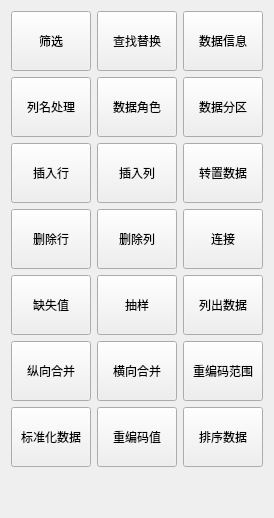
          <widget class="QWidget" name="page_data">
           <layout class="QGridLayout" name="gridLayout">
            <item row="12" column="3">
             <spacer name="verticalSpacer">
              <property name="orientation">
               <enum>Qt::Vertical</enum>
              </property>
              <property name="sizeHint" stdset="0">
               <size>
                <width>20</width>
                <height>40</height>
               </size>
              </property>
             </spacer>
            </item>
            <item row="6" column="3">
             <widget class="QToolButton" name="btn_data_merge_horizontal">
              <property name="minimumSize">
               <size>
                <width>80</width>
                <height>60</height>
               </size>
              </property>
              <property name="maximumSize">
               <size>
                <width>80</width>
                <height>60</height>
               </size>
              </property>
              <property name="toolTip">
               <string>组合表</string>
              </property>
              <property name="text">
               <string>横向合并</string>
              </property>
              <property name="icon">
               <iconset resource="../pyqtsource.qrc">
                <normaloff>:/pyqt/source/images/lc_togglemergecells.png</normaloff>:/pyqt/source/images/lc_togglemergecells.png</iconset>
              </property>
              <property name="iconSize">
               <size>
                <width>32</width>
                <height>32</height>
               </size>
              </property>
              <property name="toolButtonStyle">
               <enum>Qt::ToolButtonTextUnderIcon</enum>
              </property>
             </widget>
            </item>
            <item row="1" column="3">
             <widget class="QToolButton" name="btn_data_role">
              <property name="minimumSize">
               <size>
                <width>80</width>
                <height>60</height>
               </size>
              </property>
              <property name="maximumSize">
               <size>
                <width>80</width>
                <height>60</height>
               </size>
              </property>
              <property name="text">
               <string>数据角色</string>
              </property>
              <property name="icon">
               <iconset resource="../pyqtsource.qrc">
                <normaloff>:/pyqt/source/images/lc_renametable.png</normaloff>:/pyqt/source/images/lc_renametable.png</iconset>
              </property>
              <property name="iconSize">
               <size>
                <width>32</width>
                <height>32</height>
               </size>
              </property>
              <property name="toolButtonStyle">
               <enum>Qt::ToolButtonTextUnderIcon</enum>
              </property>
             </widget>
            </item>
            <item row="0" column="4">
             <widget class="QToolButton" name="btn_data_info">
              <property name="minimumSize">
               <size>
                <width>80</width>
                <height>60</height>
               </size>
              </property>
              <property name="maximumSize">
               <size>
                <width>80</width>
                <height>60</height>
               </size>
              </property>
              <property name="toolTip">
               <string>列出表特征</string>
              </property>
              <property name="text">
               <string>数据信息</string>
              </property>
              <property name="icon">
               <iconset resource="../pyqtsource.qrc">
                <normaloff>:/pyqt/source/images/NavOverFlow_Info.png</normaloff>:/pyqt/source/images/NavOverFlow_Info.png</iconset>
              </property>
              <property name="iconSize">
               <size>
                <width>32</width>
                <height>32</height>
               </size>
              </property>
              <property name="toolButtonStyle">
               <enum>Qt::ToolButtonTextUnderIcon</enum>
              </property>
             </widget>
            </item>
            <item row="4" column="1">
             <widget class="QToolButton" name="btn_data_missing_value">
              <property name="minimumSize">
               <size>
                <width>80</width>
                <height>60</height>
               </size>
              </property>
              <property name="maximumSize">
               <size>
                <width>80</width>
                <height>60</height>
               </size>
              </property>
              <property name="text">
               <string>缺失值</string>
              </property>
              <property name="icon">
               <iconset resource="../pyqtsource.qrc">
                <normaloff>:/pyqt/source/images/dbdistinctvalues.png</normaloff>:/pyqt/source/images/dbdistinctvalues.png</iconset>
              </property>
              <property name="iconSize">
               <size>
                <width>32</width>
                <height>32</height>
               </size>
              </property>
              <property name="toolButtonStyle">
               <enum>Qt::ToolButtonTextUnderIcon</enum>
              </property>
             </widget>
            </item>
            <item row="7" column="1">
             <widget class="QToolButton" name="btn_data_standard">
              <property name="minimumSize">
               <size>
                <width>80</width>
                <height>60</height>
               </size>
              </property>
              <property name="maximumSize">
               <size>
                <width>80</width>
                <height>60</height>
               </size>
              </property>
              <property name="text">
               <string>标准化数据</string>
              </property>
              <property name="icon">
               <iconset resource="../pyqtsource.qrc">
                <normaloff>:/pyqt/source/images/lc_dataarearefresh.png</normaloff>:/pyqt/source/images/lc_dataarearefresh.png</iconset>
              </property>
              <property name="iconSize">
               <size>
                <width>32</width>
                <height>32</height>
               </size>
              </property>
              <property name="toolButtonStyle">
               <enum>Qt::ToolButtonTextUnderIcon</enum>
              </property>
             </widget>
            </item>
            <item row="0" column="1">
             <widget class="QToolButton" name="btn_data_row_filter">
              <property name="minimumSize">
               <size>
                <width>80</width>
                <height>60</height>
               </size>
              </property>
              <property name="maximumSize">
               <size>
                <width>80</width>
                <height>60</height>
               </size>
              </property>
              <property name="text">
               <string>筛选</string>
              </property>
              <property name="icon">
               <iconset resource="../pyqtsource.qrc">
                <normaloff>:/pyqt/source/images/formfilternavigator.png</normaloff>:/pyqt/source/images/formfilternavigator.png</iconset>
              </property>
              <property name="iconSize">
               <size>
                <width>32</width>
                <height>32</height>
               </size>
              </property>
              <property name="toolButtonStyle">
               <enum>Qt::ToolButtonTextUnderIcon</enum>
              </property>
             </widget>
            </item>
            <item row="4" column="3">
             <widget class="QToolButton" name="btn_data_sample">
              <property name="minimumSize">
               <size>
                <width>80</width>
                <height>60</height>
               </size>
              </property>
              <property name="maximumSize">
               <size>
                <width>80</width>
                <height>60</height>
               </size>
              </property>
              <property name="toolTip">
               <string>选择随机抽样</string>
              </property>
              <property name="text">
               <string>抽样</string>
              </property>
              <property name="icon">
               <iconset resource="../pyqtsource.qrc">
                <normaloff>:/pyqt/source/images/transition-random.png</normaloff>:/pyqt/source/images/transition-random.png</iconset>
              </property>
              <property name="iconSize">
               <size>
                <width>32</width>
                <height>32</height>
               </size>
              </property>
              <property name="toolButtonStyle">
               <enum>Qt::ToolButtonTextUnderIcon</enum>
              </property>
             </widget>
            </item>
            <item row="6" column="1">
             <widget class="QToolButton" name="btn_data_merge_vertical">
              <property name="minimumSize">
               <size>
                <width>80</width>
                <height>60</height>
               </size>
              </property>
              <property name="maximumSize">
               <size>
                <width>80</width>
                <height>60</height>
               </size>
              </property>
              <property name="toolTip">
               <string>组合表</string>
              </property>
              <property name="text">
               <string>纵向合并</string>
              </property>
              <property name="icon">
               <iconset resource="../pyqtsource.qrc">
                <normaloff>:/pyqt/source/images/mergedocuments.png</normaloff>:/pyqt/source/images/mergedocuments.png</iconset>
              </property>
              <property name="iconSize">
               <size>
                <width>32</width>
                <height>32</height>
               </size>
              </property>
              <property name="toolButtonStyle">
               <enum>Qt::ToolButtonTextUnderIcon</enum>
              </property>
             </widget>
            </item>
            <item row="1" column="4">
             <widget class="QToolButton" name="btn_data_partition">
              <property name="minimumSize">
               <size>
                <width>80</width>
                <height>60</height>
               </size>
              </property>
              <property name="maximumSize">
               <size>
                <width>80</width>
                <height>60</height>
               </size>
              </property>
              <property name="toolTip">
               <string>分区数据</string>
              </property>
              <property name="text">
               <string>数据分区</string>
              </property>
              <property name="icon">
               <iconset resource="../pyqtsource.qrc">
                <normaloff>:/pyqt/source/images/graphicfilterpopart.png</normaloff>:/pyqt/source/images/graphicfilterpopart.png</iconset>
              </property>
              <property name="iconSize">
               <size>
                <width>32</width>
                <height>32</height>
               </size>
              </property>
              <property name="toolButtonStyle">
               <enum>Qt::ToolButtonTextUnderIcon</enum>
              </property>
             </widget>
            </item>
            <item row="7" column="3">
             <widget class="QToolButton" name="btn_data_column_encode">
              <property name="minimumSize">
               <size>
                <width>80</width>
                <height>60</height>
               </size>
              </property>
              <property name="maximumSize">
               <size>
                <width>80</width>
                <height>60</height>
               </size>
              </property>
              <property name="text">
               <string>重编码值</string>
              </property>
              <property name="icon">
               <iconset resource="../pyqtsource.qrc">
                <normaloff>:/pyqt/source/images/wordcountdialog.png</normaloff>:/pyqt/source/images/wordcountdialog.png</iconset>
              </property>
              <property name="iconSize">
               <size>
                <width>32</width>
                <height>32</height>
               </size>
              </property>
              <property name="toolButtonStyle">
               <enum>Qt::ToolButtonTextUnderIcon</enum>
              </property>
             </widget>
            </item>
            <item row="0" column="3">
             <widget class="QToolButton" name="btn_data_replace">
              <property name="minimumSize">
               <size>
                <width>80</width>
                <height>60</height>
               </size>
              </property>
              <property name="maximumSize">
               <size>
                <width>80</width>
                <height>60</height>
               </size>
              </property>
              <property name="text">
               <string>查找替换</string>
              </property>
              <property name="icon">
               <iconset resource="../pyqtsource.qrc">
                <normaloff>:/pyqt/source/images/dataprovider.png</normaloff>:/pyqt/source/images/dataprovider.png</iconset>
              </property>
              <property name="iconSize">
               <size>
                <width>32</width>
                <height>32</height>
               </size>
              </property>
              <property name="toolButtonStyle">
               <enum>Qt::ToolButtonTextUnderIcon</enum>
              </property>
             </widget>
            </item>
            <item row="1" column="1">
             <widget class="QToolButton" name="btn_data_column_name">
              <property name="minimumSize">
               <size>
                <width>80</width>
                <height>60</height>
               </size>
              </property>
              <property name="maximumSize">
               <size>
                <width>80</width>
                <height>60</height>
               </size>
              </property>
              <property name="text">
               <string>列名处理</string>
              </property>
              <property name="icon">
               <iconset resource="../pyqtsource.qrc">
                <normaloff>:/pyqt/source/images/lc_selectdb.png</normaloff>:/pyqt/source/images/lc_selectdb.png</iconset>
              </property>
              <property name="iconSize">
               <size>
                <width>32</width>
                <height>32</height>
               </size>
              </property>
              <property name="toolButtonStyle">
               <enum>Qt::ToolButtonTextUnderIcon</enum>
              </property>
             </widget>
            </item>
            <item row="2" column="1">
             <widget class="QToolButton" name="btn_delete_row_2">
              <property name="minimumSize">
               <size>
                <width>80</width>
                <height>60</height>
               </size>
              </property>
              <property name="maximumSize">
               <size>
                <width>80</width>
                <height>60</height>
               </size>
              </property>
              <property name="text">
               <string>插入行</string>
              </property>
              <property name="icon">
               <iconset resource="../pyqtsource.qrc">
                <normaloff>:/pyqt/source/images/deleterows.png</normaloff>:/pyqt/source/images/deleterows.png</iconset>
              </property>
              <property name="iconSize">
               <size>
                <width>32</width>
                <height>32</height>
               </size>
              </property>
              <property name="toolButtonStyle">
               <enum>Qt::ToolButtonTextUnderIcon</enum>
              </property>
             </widget>
            </item>
            <item row="3" column="1">
             <widget class="QToolButton" name="btn_delete_row">
              <property name="minimumSize">
               <size>
                <width>80</width>
                <height>60</height>
               </size>
              </property>
              <property name="maximumSize">
               <size>
                <width>80</width>
                <height>60</height>
               </size>
              </property>
              <property name="text">
               <string>删除行</string>
              </property>
              <property name="icon">
               <iconset resource="../pyqtsource.qrc">
                <normaloff>:/pyqt/source/images/deleterows.png</normaloff>:/pyqt/source/images/deleterows.png</iconset>
              </property>
              <property name="iconSize">
               <size>
                <width>32</width>
                <height>32</height>
               </size>
              </property>
              <property name="toolButtonStyle">
               <enum>Qt::ToolButtonTextUnderIcon</enum>
              </property>
             </widget>
            </item>
            <item row="2" column="3">
             <widget class="QToolButton" name="btn_data_new_column">
              <property name="minimumSize">
               <size>
                <width>80</width>
                <height>60</height>
               </size>
              </property>
              <property name="maximumSize">
               <size>
                <width>80</width>
                <height>60</height>
               </size>
              </property>
              <property name="toolTip">
               <string>堆叠/拆分列</string>
              </property>
              <property name="text">
               <string>插入列</string>
              </property>
              <property name="icon">
               <iconset resource="../pyqtsource.qrc">
                <normaloff>:/pyqt/source/images/entirecolumn.png</normaloff>:/pyqt/source/images/entirecolumn.png</iconset>
              </property>
              <property name="iconSize">
               <size>
                <width>32</width>
                <height>32</height>
               </size>
              </property>
              <property name="toolButtonStyle">
               <enum>Qt::ToolButtonTextUnderIcon</enum>
              </property>
             </widget>
            </item>
            <item row="3" column="3">
             <widget class="QToolButton" name="btn_delete_column">
              <property name="minimumSize">
               <size>
                <width>80</width>
                <height>60</height>
               </size>
              </property>
              <property name="maximumSize">
               <size>
                <width>80</width>
                <height>60</height>
               </size>
              </property>
              <property name="text">
               <string>删除列</string>
              </property>
              <property name="icon">
               <iconset resource="../pyqtsource.qrc">
                <normaloff>:/pyqt/source/images/deletecolumns.png</normaloff>:/pyqt/source/images/deletecolumns.png</iconset>
              </property>
              <property name="iconSize">
               <size>
                <width>32</width>
                <height>32</height>
               </size>
              </property>
              <property name="toolButtonStyle">
               <enum>Qt::ToolButtonTextUnderIcon</enum>
              </property>
             </widget>
            </item>
            <item row="2" column="4">
             <widget class="QToolButton" name="btn_data_transpose">
              <property name="minimumSize">
               <size>
                <width>80</width>
                <height>60</height>
               </size>
              </property>
              <property name="maximumSize">
               <size>
                <width>80</width>
                <height>60</height>
               </size>
              </property>
              <property name="toolTip">
               <string>转置数据</string>
              </property>
              <property name="text">
               <string>转置数据</string>
              </property>
              <property name="icon">
               <iconset resource="../pyqtsource.qrc">
                <normaloff>:/pyqt/source/images/lc_datadatapilotrun.png</normaloff>:/pyqt/source/images/lc_datadatapilotrun.png</iconset>
              </property>
              <property name="iconSize">
               <size>
                <width>32</width>
                <height>32</height>
               </size>
              </property>
              <property name="toolButtonStyle">
               <enum>Qt::ToolButtonTextUnderIcon</enum>
              </property>
             </widget>
            </item>
            <item row="3" column="4">
             <widget class="QToolButton" name="btn_data_filter">
              <property name="minimumSize">
               <size>
                <width>80</width>
                <height>60</height>
               </size>
              </property>
              <property name="maximumSize">
               <size>
                <width>80</width>
                <height>60</height>
               </size>
              </property>
              <property name="toolTip">
               <string>过滤数据</string>
              </property>
              <property name="text">
               <string>连接</string>
              </property>
              <property name="icon">
               <iconset resource="../pyqtsource.qrc">
                <normaloff>:/pyqt/source/images/lc_connectorcurve.png</normaloff>:/pyqt/source/images/lc_connectorcurve.png</iconset>
              </property>
              <property name="iconSize">
               <size>
                <width>32</width>
                <height>32</height>
               </size>
              </property>
              <property name="toolButtonStyle">
               <enum>Qt::ToolButtonTextUnderIcon</enum>
              </property>
             </widget>
            </item>
            <item row="6" column="4">
             <widget class="QToolButton" name="btn_3">
              <property name="minimumSize">
               <size>
                <width>80</width>
                <height>60</height>
               </size>
              </property>
              <property name="maximumSize">
               <size>
                <width>80</width>
                <height>60</height>
               </size>
              </property>
              <property name="text">
               <string>重编码范围</string>
              </property>
              <property name="icon">
               <iconset resource="../pyqtsource.qrc">
                <normaloff>:/pyqt/source/images/lc_datasubtotals.png</normaloff>:/pyqt/source/images/lc_datasubtotals.png</iconset>
              </property>
              <property name="iconSize">
               <size>
                <width>32</width>
                <height>32</height>
               </size>
              </property>
              <property name="toolButtonStyle">
               <enum>Qt::ToolButtonTextUnderIcon</enum>
              </property>
             </widget>
            </item>
            <item row="7" column="4">
             <widget class="QToolButton" name="btn_data_sort">
              <property name="minimumSize">
               <size>
                <width>80</width>
                <height>60</height>
               </size>
              </property>
              <property name="maximumSize">
               <size>
                <width>80</width>
                <height>60</height>
               </size>
              </property>
              <property name="toolTip">
               <string>转置数据</string>
              </property>
              <property name="text">
               <string>排序数据</string>
              </property>
              <property name="icon">
               <iconset resource="../pyqtsource.qrc">
                <normaloff>:/pyqt/source/images/lc_dbviewtablenames.png</normaloff>:/pyqt/source/images/lc_dbviewtablenames.png</iconset>
              </property>
              <property name="iconSize">
               <size>
                <width>32</width>
                <height>32</height>
               </size>
              </property>
              <property name="toolButtonStyle">
               <enum>Qt::ToolButtonTextUnderIcon</enum>
              </property>
             </widget>
            </item>
            <item row="4" column="4">
             <widget class="QToolButton" name="btn_data_column_desc">
              <property name="minimumSize">
               <size>
                <width>80</width>
                <height>60</height>
               </size>
              </property>
              <property name="maximumSize">
               <size>
                <width>80</width>
                <height>60</height>
               </size>
              </property>
              <property name="text">
               <string>列出数据</string>
              </property>
              <property name="icon">
               <iconset resource="../pyqtsource.qrc">
                <normaloff>:/pyqt/source/images/lc_formatcolumns.png</normaloff>:/pyqt/source/images/lc_formatcolumns.png</iconset>
              </property>
              <property name="iconSize">
               <size>
                <width>32</width>
                <height>32</height>
               </size>
              </property>
              <property name="toolButtonStyle">
               <enum>Qt::ToolButtonTextUnderIcon</enum>
              </property>
             </widget>
            </item>
           </layout>
          </widget>
